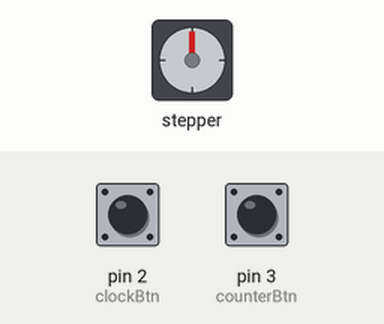
Simulated run of this sketch. Board: Arduino Uno, built with avr-gcc and run on an emulated ATmega328P. Shown: stepper motor. Wiring (inferred from the names in the program): stepper motor (2048 steps per turn assumed): coils pin 8, pin 9, pin 10, pin 11. Inputs (shaded band) come from the test bench; at power-on: pin 3 (counterBtn) HIGH, pin 2 (clockBtn) HIGH.

Above: at 1.2 s.
1.3 s: pin 3 (counterBtn) pulled LOW for 0.15 s
Timing chart, 0 to 20.3 s (numbered marks = the images above; inputs shaded):
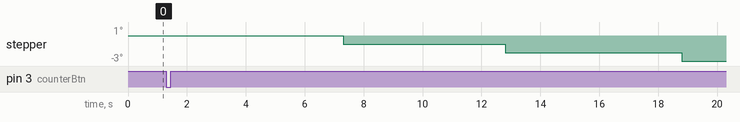

The sketch:

Half_Step_ULN2003.ino
```cpp
int aPin = 8;
int cPin = 10;
int bPin = 9;
int dPin = 11;

int clockBtn = 2;
int counterBtn = 3;


//***Variables are adjustable***


int timeDelay = 500; //Lower -> Faster, Higher -> Slower, 3 - 7 is the sweet spot (t occurs 8 times in the loop, so time per universalLoop = 8t)

int localLoop = 0; //Defines it as 0

int universalLoop = 6; //How many times it will rotate.

void setup() {
  pinMode(aPin, OUTPUT);
  pinMode(bPin, OUTPUT);
  pinMode(cPin, OUTPUT);
  pinMode(dPin, OUTPUT);
  pinMode(clockBtn, INPUT_PULLUP);
  pinMode(counterBtn, INPUT_PULLUP);
}

void loop() {
  if (digitalRead(clockBtn) == LOW) {

    while (true) {
      clockLoop ();
      localLoop++;
      if(localLoop == universalLoop) {
        shutOff ();
        localLoop = 0;
        break;
      }
    }
  } // This bracket was the bane of my existence ToT
  else if (digitalRead(counterBtn) == LOW) {

    while (true) {
      counterLoop ();
      localLoop++;
      if(localLoop == universalLoop) {
        shutOff ();
        localLoop = 0;
        break;
      }
    }
  }
 else {
    localLoop = 0;
    shutOff ();
 }
}

void shutOff () {
  digitalWrite(aPin, LOW);
  digitalWrite(bPin, LOW);
  digitalWrite(cPin, LOW);
  digitalWrite(dPin, LOW);
}

void clockLoop () {
  // A
      digitalWrite(aPin,HIGH);
      digitalWrite(bPin,LOW);
      digitalWrite(cPin,LOW);
      digitalWrite(dPin,LOW);
      delay(timeDelay);

      // AC
      digitalWrite(aPin,HIGH);
      digitalWrite(bPin,LOW);
      digitalWrite(cPin,HIGH);
      digitalWrite(dPin,LOW);

      delay(timeDelay);

      // C
      digitalWrite(aPin,LOW);
      digitalWrite(bPin,LOW);
      digitalWrite(cPin,HIGH);
      digitalWrite(dPin,LOW);

      delay(timeDelay);

      // CB
      digitalWrite(aPin,LOW);
      digitalWrite(bPin,HIGH);
      digitalWrite(cPin,HIGH);
      digitalWrite(dPin,LOW);

      delay(timeDelay);

      // B
      digitalWrite(aPin,LOW);
      digitalWrite(bPin,HIGH);
      digitalWrite(cPin,LOW);
      digitalWrite(dPin,LOW);

      delay(timeDelay);

      // BD
      digitalWrite(aPin,LOW);
      digitalWrite(bPin,HIGH);
      digitalWrite(cPin,LOW);
      digitalWrite(dPin,HIGH);

      delay(timeDelay);

      // D
      digitalWrite(aPin,LOW);
      digitalWrite(bPin,LOW);
      digitalWrite(cPin,LOW);
      digitalWrite(dPin,HIGH);

      delay(timeDelay);

      // DA
      digitalWrite(aPin,HIGH);
      digitalWrite(bPin,LOW);
      digitalWrite(cPin,LOW);
      digitalWrite(dPin,HIGH);

      delay(timeDelay);
}

void counterLoop () {

  // DA
      digitalWrite(aPin,HIGH);
      digitalWrite(bPin,LOW);
      digitalWrite(cPin,LOW);
      digitalWrite(dPin,HIGH);

      delay(timeDelay);

  // D
      digitalWrite(aPin,LOW);
      digitalWrite(bPin,LOW);
      digitalWrite(cPin,LOW);
      digitalWrite(dPin,HIGH);

      delay(timeDelay);

  // BD
      digitalWrite(aPin,LOW);
      digitalWrite(bPin,HIGH);
      digitalWrite(cPin,LOW);
      digitalWrite(dPin,HIGH);

      delay(timeDelay);

  // B
      digitalWrite(aPin,LOW);
      digitalWrite(bPin,HIGH);
      digitalWrite(cPin,LOW);
      digitalWrite(dPin,LOW);

      delay(timeDelay);

  // CB
      digitalWrite(aPin,LOW);
      digitalWrite(bPin,HIGH);
      digitalWrite(cPin,HIGH);
      digitalWrite(dPin,LOW);

      delay(timeDelay);

  // C
      digitalWrite(aPin,LOW);
      digitalWrite(bPin,LOW);
      digitalWrite(cPin,HIGH);
      digitalWrite(dPin,LOW);

      delay(timeDelay);

  // AC
      digitalWrite(aPin,HIGH);
      digitalWrite(bPin,LOW);
      digitalWrite(cPin,HIGH);
      digitalWrite(dPin,LOW);

      delay(timeDelay);


  // A
      digitalWrite(aPin,HIGH);
      digitalWrite(bPin,LOW);
      digitalWrite(cPin,LOW);
      digitalWrite(dPin,LOW);

      delay(timeDelay);
}

//Feburary 10th, 2026
//By Justin
//This is Arduino code for the ULN2003 stepper motor for an engineering project
//This was a lot of lines of code and prob should have done my Dr. Racket HW
//I do need to learn about arrays and the "i" thingy in C++, but on the weekend tbh
```
